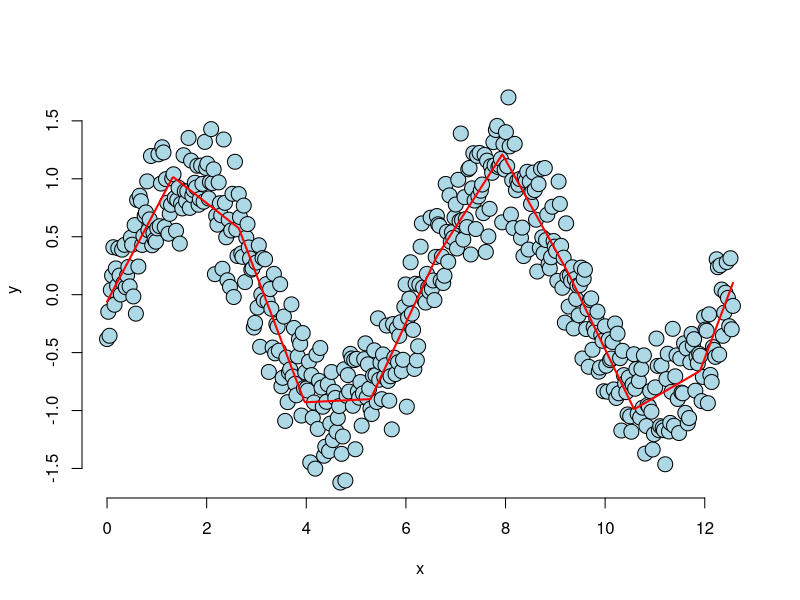
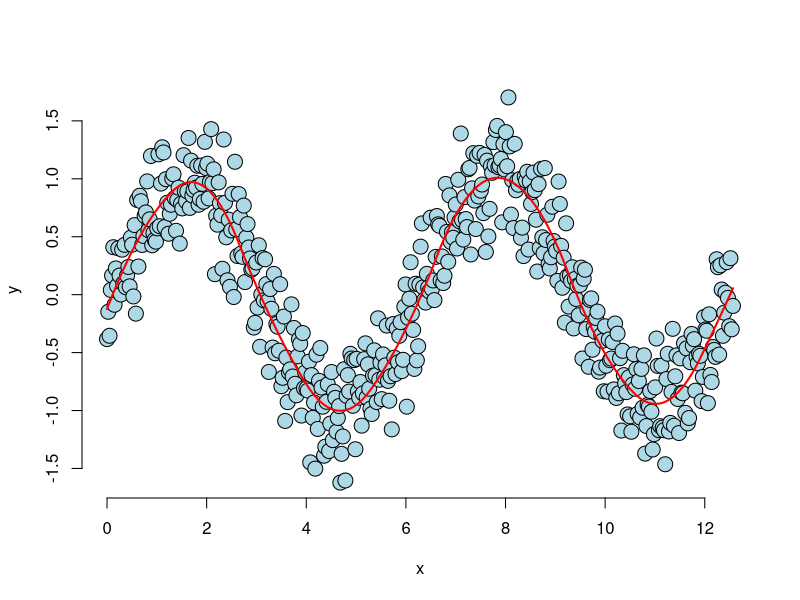

Generate these figures, in order, with R:
## regressing models of the type 
## REGRESSION SPLINES
## Y = F(Xi)+ e # not linear relationships??????
## is like a trick 

# SPLINES: points that define a complex regression line
# BASIS: COLLECTION OF REGRESSORS (SPLINE TERMS). i.e., collection of building block for a function
# Each BASIS has strenghs and weaknesses. so there are basis sets??
# TYPE OF BASIS
# - WAVELET BASIS
# - THE FOURIER BASIS
# - SPLINE BASIS (lots of types of spline basis)

#ISSUES:
# We do not know where the knots points are. 
# Putting in too few or too many

# SOLUTION
# putting a regulation term

# REGULIZATION TERM
# penalizes the coeficients from the nought(spline) terms with larger coeficients

## you can use REGRESSION  SPLINES TO MODEL LINEAR ONES
## specify the regression splines in the predictor

## it becomes something like this

## DISCRETE MODEL
## Yi = B0 + B1Xi + SUM((xi - epsilonk))_+*gama + ei
## (a)_+ returns a if a is positive or cero otherwise
## k are nouthg points. i.e., like breaking points of lines that model the data. 
## like little fixs or discretization of the line to fit the data points.
## it gives you a discrete line like the one shown running the code bellow. 
n <- 500; x <- seq(0, 4 * pi, length = n); y <- sin(x) + rnorm(n, sd = .3)
knots <- seq(0, 8 * pi, length = 20); 
splineTerms <- sapply(knots, function(knot) (x > knot) * (x - knot))
xMat <- cbind(1, x, splineTerms)
yhat <- predict(lm(y ~ xMat - 1))
plot(x, y, frame = FALSE, pch = 21, bg = "lightblue", cex = 2)
lines(x, yhat, col = "red", lwd = 2)
## how to make it look smoother??
## Addign squared terms. 

## SQUARED MODEL
# Yi = B0 + B1Xi + B2Xi^2+ SUM((xi - epsilonk))^2_+*gama + ei
splineTerms <- sapply(knots, function(knot) (x > knot) * (x - knot)^2)# Added the squared term 
xMat <- cbind(1, x, x^2, splineTerms)
yhat <- predict(lm(y ~ xMat - 1))
plot(x, y, frame = FALSE, pch = 21, bg = "lightblue", cex = 2)
lines(x, yhat, col = "red", lwd = 2)
